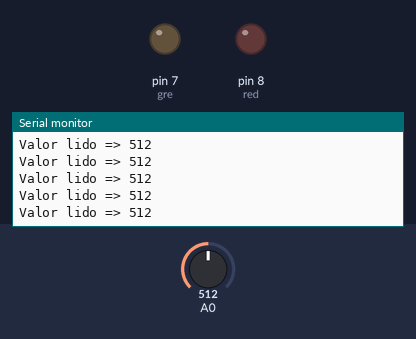
A sketch run on a simulated Arduino Uno, built with avr-gcc and run on an emulated ATmega328P. Shown: output pins drawn as LEDs (lit = HIGH), the last lines printed to the serial monitor. The inputs (shaded band) are chosen by the test bench; at power-on: A0 = 512.

Above: at 1.2 s.
1.3 s: A0 set to 981
At 2.1 s:
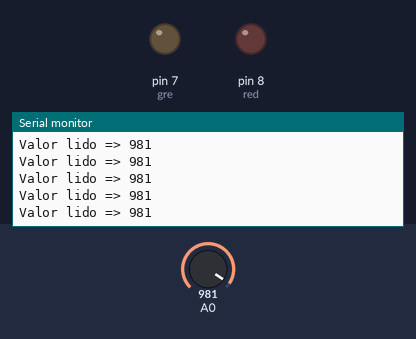
4.3 s: A0 set to 1012
At 4.8 s:
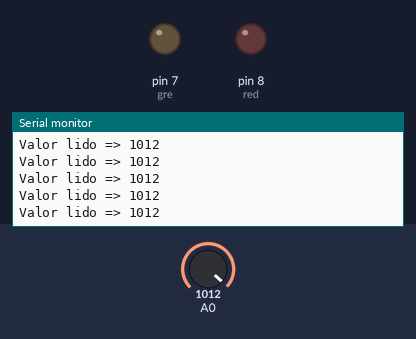
Timing chart, 0 to 7.3 s (numbered marks = the images above; inputs shaded):
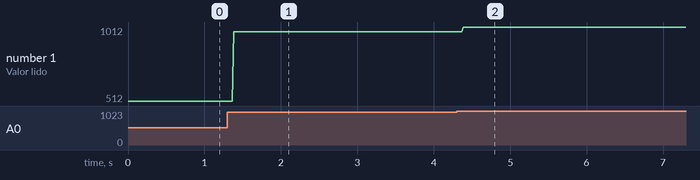

The sketch:

EA.ino
```cpp
 int ldr=0;
 #define gre 7
 #define red 8

void setup() {
  Serial.begin(9600);
  pinMode(gre,OUTPUT);
  pinMode(red,OUTPUT);

}

void loop() {
  ldr=analogRead(A0);
  Serial.print("Valor lido => ");
  Serial.println(ldr);

    //digitalWrite (gre,1);//
    //digitalWrite (red,0);//
   // delay(pot); //
   // digitalWrite (red,1);//
   // digitalWrite (gre,0);//
   // delay(pot);//

}
```

Measured:
- after the input at 1.3 s, the serial monitor: prints a new line after 0.08 s (image 1)
- after the input at 4.3 s, the serial monitor: prints a new line after 0.09 s (image 2)
- plotted number 1: 512 → 981 after the input at 1.3 s, 981 → 1012 after the input at 4.3 s
